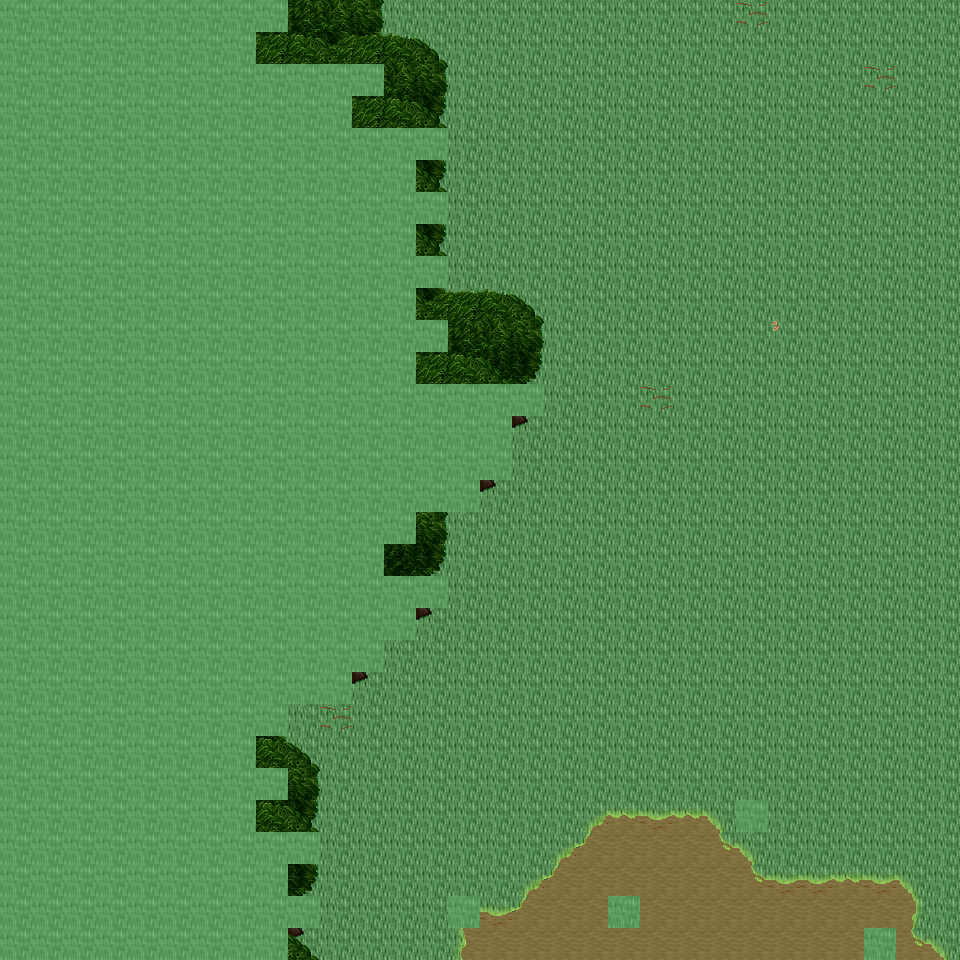

The image is a tile-based game level rendered from a .tmx file. Its description and source (layers, tilesets, objects; grid data summarised) follow:
An orthogonal 30x30 tile map with 32x32 px tiles, 6 tile layers (Ground, Object, Object2, Above, ...), 50 tilesets and 4 objects (4x mapExit).

<map version="1.0" orientation="orthogonal" renderorder="right-down" width="30" height="30" tilewidth="32" tileheight="32" nextobjectid="5">
  <tileset firstgid="1" name="tileset_ground_ground" tilewidth="32" tileheight="32" tilecount="33" columns="3">
    <image source="../drawable/tileset_ground_ground.png" width="96" height="352" />
  </tileset>
  <tileset firstgid="34" name="tileset_building_castle" tilewidth="32" tileheight="32" tilecount="320" columns="20">
    <image source="../drawable/tileset_building_castle.png" width="640" height="512" />
  </tileset>
  <tileset firstgid="354" name="tileset_furniture_carpet_carpets_2" tilewidth="32" tileheight="32" tilecount="20" columns="4">
    <image source="../drawable/tileset_furniture_carpet_carpets_2.png" width="128" height="160" />
  </tileset>
  <tileset firstgid="374" name="tileset_ground_indoor_tiles" tilewidth="32" tileheight="32" tilecount="8" columns="2">
    <image source="../drawable/tileset_ground_indoor_tiles.png" width="64" height="128" />
  </tileset>
  <tileset firstgid="382" name="tileset_building_entrance_int_iron_bars" tilewidth="32" tileheight="32" tilecount="12" columns="3">
    <image source="../drawable/tileset_building_entrance_int_iron_bars.png" width="96" height="128" />
  </tileset>
  <tileset firstgid="394" name="tileset_plant_bush_hedge" tilewidth="32" tileheight="32" tilecount="35" columns="5">
    <image source="../drawable/tileset_plant_bush_hedge.png" width="160" height="224" />
  </tileset>
  <tileset firstgid="429" name="tileset_building_church" tilewidth="32" tileheight="32" tilecount="56" columns="8">
    <image source="../drawable/tileset_building_church.png" width="256" height="224" />
  </tileset>
  <tileset firstgid="485" name="tileset_logic_collision" tilewidth="32" tileheight="32" tilecount="1" columns="1">
    <image source="../drawable/tileset_logic_collision.png" width="32" height="32" />
  </tileset>
  <tileset firstgid="486" name="tileset_logic_item_vegetable" tilewidth="32" tileheight="32" tilecount="16" columns="8">
    <image source="../drawable/tileset_logic_item_vegetable.png" width="256" height="64" />
  </tileset>
  <tileset firstgid="502" name="tileset_ground_rock_rocks" tilewidth="32" tileheight="32" tilecount="4" columns="2">
    <image source="../drawable/tileset_ground_rock_rocks.png" width="64" height="64" />
  </tileset>
  <tileset firstgid="506" name="tileset_item_corpse_huge_animal" tilewidth="32" tileheight="32" tilecount="16" columns="2">
    <image source="../drawable/tileset_item_corpse_huge_animal.png" width="64" height="256" />
  </tileset>
  <tileset firstgid="522" name="tileset_plant_tree_dead_tree_4" tilewidth="32" tileheight="32" tilecount="20" columns="4">
    <image source="../drawable/tileset_plant_tree_dead_tree_4.png" width="128" height="160" />
  </tileset>
  <tileset firstgid="542" name="tileset_logic_creature_undead" tilewidth="32" tileheight="32" tilecount="16" columns="8">
    <image source="../drawable/tileset_logic_creature_undead.png" width="256" height="64" />
  </tileset>
  <tileset firstgid="558" name="tileset_plant_tree_dead_tree_2" tilewidth="32" tileheight="32" tilecount="20" columns="4">
    <image source="../drawable/tileset_plant_tree_dead_tree_2.png" width="128" height="160" />
  </tileset>
  <tileset firstgid="578" name="tileset_item_gothic_headstone_2" tilewidth="32" tileheight="32" tilecount="3" columns="1">
    <image source="../drawable/tileset_item_gothic_headstone_2.png" width="32" height="96" />
  </tileset>
  <tileset firstgid="581" name="tileset_building_house_3" tilewidth="32" tileheight="32" tilecount="48" columns="6">
    <image source="../drawable/tileset_building_house_3.png" width="192" height="256" />
  </tileset>
  <tileset firstgid="629" name="tileset_object_scarecrow" tilewidth="32" tileheight="32" tilecount="2" columns="1">
    <image source="../drawable/tileset_object_scarecrow.png" width="32" height="64" />
  </tileset>
  <tileset firstgid="631" name="tileset_plant_tree_fall_trees" tilewidth="32" tileheight="32" tilecount="40" columns="8">
    <image source="../drawable/tileset_plant_tree_fall_trees.png" width="256" height="160" />
  </tileset>
  <tileset firstgid="671" name="tileset_logic_creature_undead_fallen" tilewidth="32" tileheight="32" tilecount="16" columns="8">
    <image source="../drawable/tileset_logic_creature_undead_fallen.png" width="256" height="64" />
  </tileset>
  <tileset firstgid="687" name="tileset_building_decoration_orbpedestal" tilewidth="32" tileheight="32" tilecount="2" columns="1">
    <image source="../drawable/tileset_building_decoration_orbpedestal.png" width="32" height="64" />
  </tileset>
  <tileset firstgid="689" name="tileset_ground_rock_rocks_3" tilewidth="32" tileheight="32" tilecount="16" columns="4">
    <image source="../drawable/tileset_ground_rock_rocks_3.png" width="128" height="128" />
  </tileset>
  <tileset firstgid="705" name="tileset_plant_tree_chestnut_tree" tilewidth="32" tileheight="32" tilecount="20" columns="4">
    <image source="../drawable/tileset_plant_tree_chestnut_tree.png" width="128" height="160" />
  </tileset>
  <tileset firstgid="725" name="tileset_plant_stump_hollow_logs" tilewidth="32" tileheight="32" tilecount="6" columns="3">
    <image source="../drawable/tileset_plant_stump_hollow_logs.png" width="96" height="64" />
  </tileset>
  <tileset firstgid="731" name="tileset_logic_creature_golem" tilewidth="32" tileheight="32" tilecount="4" columns="4">
    <image source="../drawable/tileset_logic_creature_golem.png" width="128" height="32" />
  </tileset>
  <tileset firstgid="735" name="tileset_ground_grass_edges" tilewidth="32" tileheight="32" tilecount="36" columns="12">
    <image source="../drawable/tileset_ground_grass_edges.png" width="384" height="96" />
  </tileset>
  <tileset firstgid="771" name="tileset_ground_grass_corners" tilewidth="32" tileheight="32" tilecount="24" columns="6">
    <image source="../drawable/tileset_ground_grass_corners.png" width="192" height="128" />
  </tileset>
  <tileset firstgid="795" name="tileset_ground_water_pool" tilewidth="32" tileheight="32" tilecount="72" columns="3">
    <image source="../drawable/tileset_ground_water_pool.png" width="96" height="768" />
  </tileset>
  <tileset firstgid="867" name="tileset_ground_earth_edges" tilewidth="32" tileheight="32" tilecount="18" columns="6">
    <image source="../drawable/tileset_ground_earth_edges.png" width="192" height="96" />
  </tileset>
  <tileset firstgid="885" name="tileset_logic_creature_ent" tilewidth="32" tileheight="32" tilecount="4" columns="4">
    <image source="../drawable/tileset_logic_creature_ent.png" width="128" height="32" />
  </tileset>
  <tileset firstgid="889" name="tileset_plant_leaves" tilewidth="32" tileheight="32" tilecount="8" columns="4">
    <image source="../drawable/tileset_plant_leaves.png" width="128" height="64" />
  </tileset>
  <tileset firstgid="897" name="tileset_object_well_hoist" tilewidth="32" tileheight="32" tilecount="9" columns="3">
    <image source="../drawable/tileset_object_well_hoist.png" width="96" height="96" />
  </tileset>
  <tileset firstgid="906" name="tileset_building_stairs_grey_stone_stairs_down" tilewidth="32" tileheight="32" tilecount="6" columns="3">
    <image source="../drawable/tileset_building_stairs_grey_stone_stairs_down.png" width="96" height="64" />
  </tileset>
  <tileset firstgid="912" name="tileset_ground_green_paving" tilewidth="32" tileheight="32" tilecount="18" columns="3">
    <image source="../drawable/tileset_ground_green_paving.png" width="96" height="192" />
  </tileset>
  <tileset firstgid="930" name="tileset_plant_tree_tree_darkgreen" tilewidth="32" tileheight="32" tilecount="88" columns="8">
    <image source="../drawable/tileset_plant_tree_tree_darkgreen.png" width="256" height="352" />
  </tileset>
  <tileset firstgid="1018" name="tileset_light_dim_light_7x5" tilewidth="32" tileheight="32" tilecount="35" columns="7">
    <image source="../drawable/tileset_light_dim_light_7x5.png" width="224" height="160" />
  </tileset>
  <tileset firstgid="1053" name="tileset_furniture_light_lamp_bronze" tilewidth="32" tileheight="32" tilecount="3" columns="1">
    <image source="../drawable/tileset_furniture_light_lamp_bronze.png" width="32" height="96" />
  </tileset>
  <tileset firstgid="1056" name="tileset_light_light_5x5" tilewidth="32" tileheight="32" tilecount="25" columns="5">
    <image source="../drawable/tileset_light_light_5x5.png" width="160" height="160" />
  </tileset>
  <tileset firstgid="1081" name="tileset_plant_tree_pine_tree" tilewidth="32" tileheight="32" tilecount="20" columns="4">
    <image source="../drawable/tileset_plant_tree_pine_tree.png" width="128" height="160" />
  </tileset>
  <tileset firstgid="1101" name="tileset_plant_tree_pine_tree_1" tilewidth="32" tileheight="32" tilecount="20" columns="4">
    <image source="../drawable/tileset_plant_tree_pine_tree_1.png" width="128" height="160" />
  </tileset>
  <tileset firstgid="1121" name="tileset_furniture_chair_bench_wooden" tilewidth="32" tileheight="32" tilecount="8" columns="2">
    <image source="../drawable/tileset_furniture_chair_bench_wooden.png" width="64" height="128" />
  </tileset>
  <tileset firstgid="1129" name="tileset_plant_flower_flowers_mixed" tilewidth="32" tileheight="32" tilecount="16" columns="4">
    <image source="../drawable/tileset_plant_flower_flowers_mixed.png" width="128" height="128" />
  </tileset>
  <tileset firstgid="1145" name="tileset_building_thatched_roof_cottage1" tilewidth="32" tileheight="32" tilecount="20" columns="4">
    <image source="../drawable/tileset_building_thatched_roof_cottage1.png" width="128" height="160" />
  </tileset>
  <tileset firstgid="1165" name="tileset_item_blood_floor_stain" tilewidth="32" tileheight="32" tilecount="1" columns="1">
    <image source="../drawable/tileset_item_blood_floor_stain.png" width="32" height="32" />
  </tileset>
  <tileset firstgid="1166" name="tileset_item_firewood" tilewidth="32" tileheight="32" tilecount="12" columns="3">
    <image source="../drawable/tileset_item_firewood.png" width="96" height="128" />
  </tileset>
  <tileset firstgid="1178" name="tileset_item_gothic_headstone_1" tilewidth="32" tileheight="32" tilecount="1" columns="1">
    <image source="../drawable/tileset_item_gothic_headstone_1.png" width="32" height="32" />
  </tileset>
  <tileset firstgid="1179" name="tileset_item_gothic_tiny_headstone" tilewidth="32" tileheight="32" tilecount="1" columns="1">
    <image source="../drawable/tileset_item_gothic_tiny_headstone.png" width="32" height="32" />
  </tileset>
  <tileset firstgid="1180" name="tileset_plant_mosses" tilewidth="32" tileheight="32" tilecount="16" columns="4">
    <image source="../drawable/tileset_plant_mosses.png" width="128" height="128" />
  </tileset>
  <tileset firstgid="1196" name="tileset_building_fence_wooden_brown_fence" tilewidth="32" tileheight="32" tilecount="42" columns="7">
    <image source="../drawable/tileset_building_fence_wooden_brown_fence.png" width="224" height="192" />
  </tileset>
  <tileset firstgid="1238" name="tileset_logic_creature_undead_skeleton" tilewidth="32" tileheight="32" tilecount="6" columns="6">
    <image source="../drawable/tileset_logic_creature_undead_skeleton.png" width="192" height="32" />
  </tileset>
  <tileset firstgid="1244" name="tileset_logic_creature_undead_specter" tilewidth="32" tileheight="32" tilecount="6" columns="6">
    <image source="../drawable/tileset_logic_creature_undead_specter.png" width="192" height="32" />
  </tileset>
  <layer name="Ground" width="30" height="30">
    <data>[900 cells, 900 non-empty, 2 distinct tile ids]</data>
  </layer>
  <layer name="Object" width="30" height="30">
    <data>[900 cells, 403 non-empty, 18 distinct tile ids]</data>
  </layer>
  <layer name="Object2" width="30" height="30">
    <data>[900 cells, 4 non-empty, 4 distinct tile ids]</data>
  </layer>
  <layer name="Above" width="30" height="30">
    <data>[900 cells, 380 non-empty, 11 distinct tile ids]</data>
  </layer>
  <layer name="Above2" width="30" height="30">
    <data>[900 cells, 173 non-empty, 7 distinct tile ids]</data>
  </layer>
  <layer name="Walkable" width="30" height="30">
    <data>[900 cells, 363 non-empty, 1 distinct tile ids]</data>
  </layer>
  <objectgroup name="MapEvents">
    <object id="1" name="north" type="mapExit" x="288" y="0" width="672" height="32">
      <properties>
        <property name="map" value="level_0_x221_y59" />
        <property name="x" value="9" />
        <property name="y" value="28" />
      </properties>
    </object>
    <object id="2" name="south" type="mapExit" x="288" y="928" width="576" height="32">
      <properties>
        <property name="map" value="level_0_x221_y61" />
        <property name="x" value="9" />
        <property name="y" value="1" />
      </properties>
    </object>
    <object id="3" name="south2" type="mapExit" x="896" y="928" width="64" height="32">
      <properties>
        <property name="map" value="level_0_x221_y61" />
        <property name="x" value="28" />
        <property name="y" value="1" />
      </properties>
    </object>
    <object id="4" name="east" type="mapExit" x="928" y="0" width="32" height="960">
      <properties>
        <property name="map" value="level_0_x222_y60" />
        <property name="x" value="1" />
        <property name="y" value="0" />
      </properties>
    </object>
  </objectgroup>
</map>
